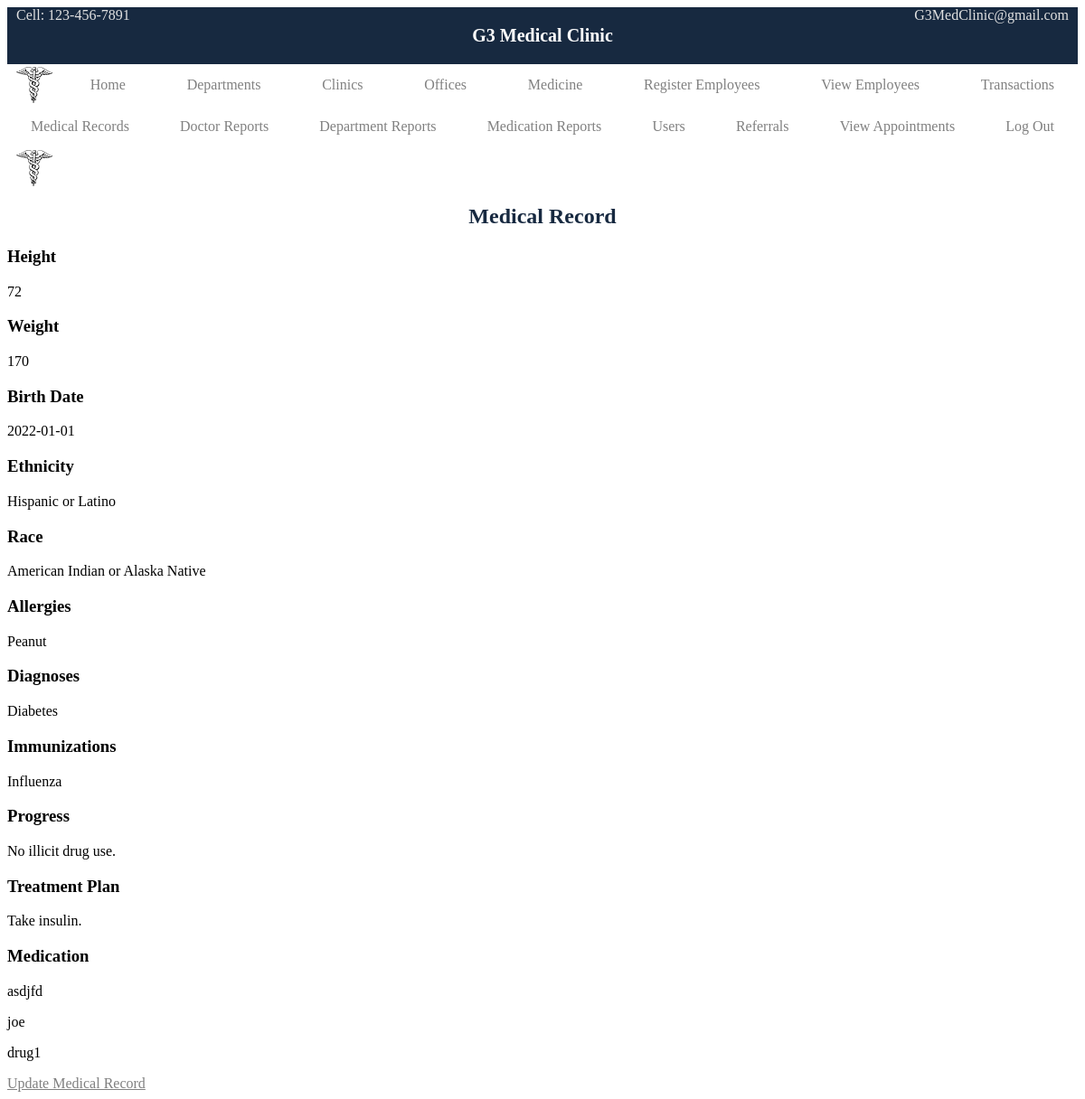
/viewmedrecord.php?patID=1 (signed in), run on an earlier commit of the app's database.
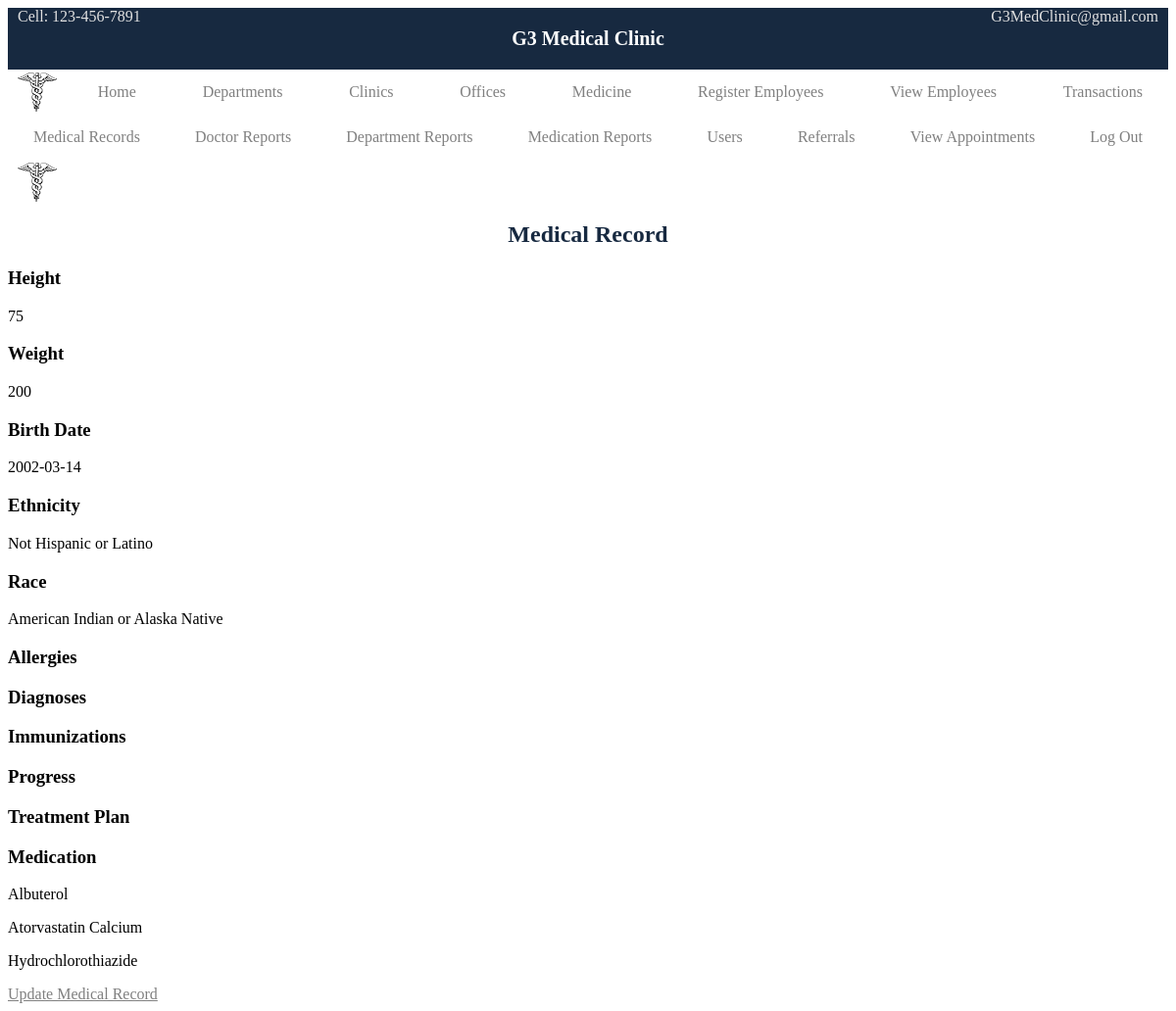
And on a later commit of the database.
### tables this page shows
CREATE TABLE `Medical_Record` (
  `pat_ID` int NOT NULL,
  `allergies` text,
  `diagnoses` text,
  `immunizations` text,
  `progress` text,
  `treatment_plan` text,
  `inch_height` int DEFAULT NULL,
  `pound_weight` int DEFAULT NULL,
  `b_date` date NOT NULL,
  `ethnicity` varchar(20) NOT NULL,
  `race` varchar(20) NOT NULL,
  `deleted_flag` tinyint(1) NOT NULL DEFAULT '0',
  PRIMARY KEY (`pat_ID`),
  CONSTRAINT `medical_record_ibfk_1` FOREIGN KEY (`pat_ID`) REFERENCES `Patient` (`patient_ID`)
);

### includes/functions.inc.php (called while the page is built, shortened)
<?php
function getMedicalRecordFromPatientID($conn, $patID) {
  $sql = "SELECT * FROM Medical_Record WHERE pat_ID = ? AND deleted_flag = false;";
  $stmt = mysqli_stmt_init($conn);
  if (!mysqli_stmt_prepare($stmt, $sql)) {
    header("location: viewmedrecord.php?error=getmedrecfailed");
    exit();
  }
  mysqli_stmt_bind_param($stmt, 'i', $patID);
  mysqli_stmt_execute($stmt);
  $result = mysqli_stmt_get_result($stmt);
  return $result;
}
function getMedicineID($conn, $patID) {
  $sql = "SELECT * FROM Medical_Record_Contains_Medicine WHERE pat_ID = ? AND deleted_flag = false;";
  $stmt = mysqli_stmt_init($conn);
  if (!mysqli_stmt_prepare($stmt, $sql)) {
    header("location: viewmedrecord.php?error=getmedidsfailed");
    exit();
  }
  mysqli_stmt_bind_param($stmt, 'i', $patID);
  mysqli_stmt_execute($stmt);
  $result = mysqli_stmt_get_result($stmt);
  return $result;
}
function getMedicineName($conn, $medID) {
  $sql = "SELECT * FROM Medicine WHERE med_ID = ? AND deleted_flag = false;";
  $stmt = mysqli_stmt_init($conn);
  if (!mysqli_stmt_prepare($stmt, $sql)) {
    header("location: viewmedrecord.php?error=getmednamefailed");
    exit();
  }
  mysqli_stmt_bind_param($stmt, 'i', $medID);
  mysqli_stmt_execute($stmt);
  $result = mysqli_stmt_get_result($stmt);
  return $result;
}

### viewmedrecord.php (the view, shortened to what this page needs)
<?php
  include_once 'header.php';
  require_once 'includes/dbh.inc.php';
  require_once 'includes/functions.inc.php';
  if (isset($_SESSION["userRole"])) {
      if ($_SESSION["userRole"] === 'patient') {
        $result = getMedicalRecordFromUserID($conn, $_SESSION["userID"]);
      }
      else if ($_SESSION["userRole"] === 'doctor' ||$_SESSION["userRole"] === 'admin') {
        $result = getMedicalRecordFromPatientID($conn, $_REQUEST["patID"]);
      }
      else {
        header("location: index.php");
        exit();
      }
      $medrec = mysqli_fetch_assoc($result);
      if (!is_null($medrec)) {
        $result2 = getMedicineID($conn, $medrec["pat_ID"]);
        $medication = [];
        $i = 0;
        while ($row2 = mysqli_fetch_assoc($result2)) {
          $result3 = getMedicineName($conn, $row2["med_ID"]);
          $row3 = mysqli_fetch_assoc($result3);
          $medication[$i] = $row3["name"];
          $i = $i + 1;
        }
        $height = $medrec["inch_height"];
        $weight = $medrec["pound_weight"];
        $allergies = $medrec["allergies"];
        $diagnoses = $medrec["diagnoses"];
        $immus = $medrec["immunizations"];
        $prog = $medrec["progress"];
        $treatPlan = $medrec["treatment_plan"];
        $bdate = $medrec["b_date"];
        switch ($medrec["ethnicity"]) {
          case 'hl':
            $eth = 'Hispanic or Latino';
            break;
          case 'nhl':
            $eth = 'Not Hispanic or Latino';
            break;
        }
        switch ($medrec["race"]) {
          case 'aian':
            $race = 'American Indian or Alaska Native';
            break;
        }
?>
<div>
  <h2>Medical Record</h2>
  <h3>Height</h3>
  <p><?php echo $height?></p>
  <h3>Weight</h3>
  <p><?php echo $weight?></p>
  <h3>Birth Date</h3>
  <p><?php echo $bdate?></p>
  <h3>Ethnicity</h3>
  <p><?php echo $eth?></p>
  <h3>Race</h3>
  <p><?php echo $race?></p>
  <h3>Allergies</h3>
  <p><?php echo $allergies?></p>
  <h3>Diagnoses</h3>
  <p><?php echo $diagnoses?></p>
  <h3>Immunizations</h3>
  <p><?php echo $immus?></p>
  <h3>Progress</h3>
  <p><?php echo $prog?></p>
  <h3>Treatment Plan</h3>
  <p><?php echo $treatPlan?></p>
  <h3>Medication</h3>
  <?php
    $i = 0;
    while ($i < count($medication)) {
      echo '<p>'.$medication[$i].'</p>';
      $i = $i + 1;
    }
  ?>
</div>
<?php
    if ($_SESSION["userRole"] === 'doctor' ||$_SESSION["userRole"] === 'admin') {
      echo '<a href="updatemedrecord.php?patid='.$medrec["pat_ID"].'&action=update">Update Medical Record</a>';
    }
  }
}
else {
  header("location: index.php");
  exit();
}
  include_once 'footer.php';
?>

What changed in the data, as far as the page shows it:
changed medical_record "American Indian or Alaska Native": inch_height "72" → "75"; pound_weight "170" → "200"; b_date "2022-01-01" → "2002-03-14"; ethnicity "Hispanic or Latino" → "Not Hispanic or Latino"; allergies "Peanut" → (not shown); diagnoses "Diabetes" → (not shown); immunizations "Influenza" → (not shown); progress "No illicit drug use." → (not shown); treatment_plan "Take insulin." → (not shown)
Also different on the page:
new list line: "Albuterol"
new list line: "Atorvastatin Calcium"
new list line: "Hydrochlorothiazide"
list line gone: "asdjfd"
list line gone: "joe"
list line gone: "drug1"
